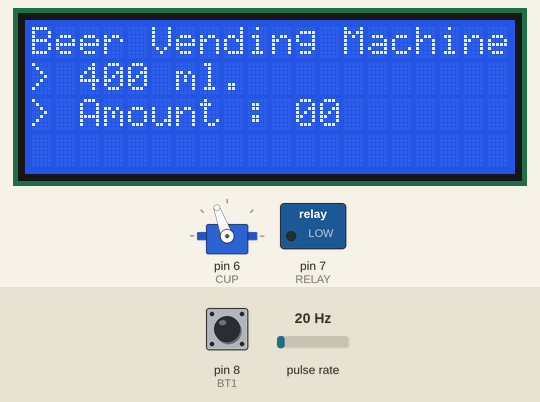
Bench run of a sketch on a simulated Arduino Uno, built with avr-gcc and run on an emulated ATmega328P. Parts: 20×4 character LCD, servo, switched loads named in the sketch (green lamp = pin HIGH). Wiring (inferred from the names in the program): pulse sensor: data pin 2. The test bench sets the inputs (shaded band); at power-on: pin 8 (BT1) HIGH, pulse rate 20 Hz. What the sketch prints to the serial monitor is not drawn.

Above: at 1.3 s.
1.4 s: pin 8 (BT1) pulled LOW for 0.15 s
At 2.71 s:
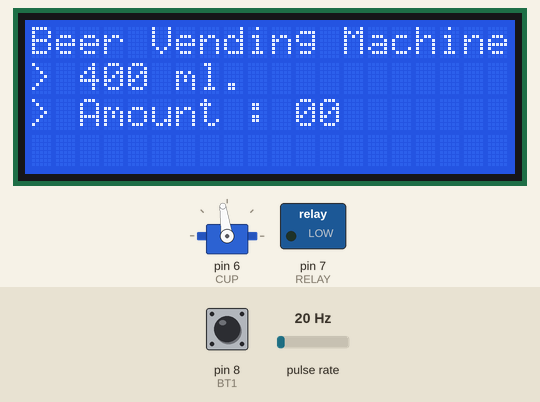
At 6.8 s:
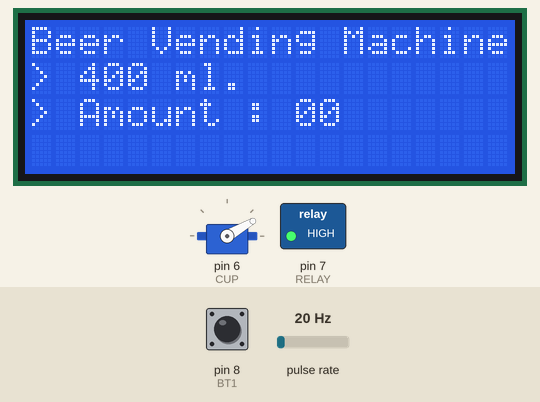
Timing chart, 0 to 8.3 s (numbered marks = the images above; inputs shaded):
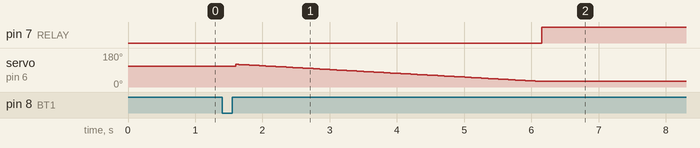

Measured:
- after the input at 1.4 s, pin 7 (RELAY): LOW → HIGH after 4.8 s

The sketch:

ARD-BVM.ino
```cpp
/*
   Beer Vending Machine
   RMUTL Senior Project
   Date   : 27/11/2560
   ---pin Connecting---
    RELAY  :
      GND     GND
      SIG     13

    LCD i2c :
      GND     GND
      VCC     5V
      SDA     04
      SCL     05
    SERVO :
      GND     GND
      VCC     5V
      SIG     14
    Flow sensor :
      GND     12
      VCC     GND
      SDA     5V

    Switch :
      GND     GND
      BT1     15
      BT2     02
      BT3     00
      BT4     16
*/


#include <Wire.h>
#include <LiquidCrystal_I2C.h>
#include <Servo.h>


#define FLOW 2

#define CUP 6

#define RELAY 7

#define BT1 8
#define BT2 9
#define BT3 10
#define BT4 11


LiquidCrystal_I2C lcd(0x27, 20, 4);

Servo cup;


volatile int NbTopsFan;
int Calc;

int pos = 0;
int flowLevel = 0;
boolean state = false;

byte beer1 = 0, beer2 = 0, beer3 = 0, beer4 = 0;

void rpm () {
  NbTopsFan++;
}

void calFlow() {
  NbTopsFan = 0;
  sei();
  delay (1000);
  cli();

  //(Pulse frequency x 60) / 7.5Q, = flow rate in L / hour
  Calc = (NbTopsFan * 60 / 7.5);
  Serial.print(Calc, DEC);
  Serial.println(" L/hour");

}

void setup() {
  Serial.begin(9600);

  lcd.begin();
  lcd.backlight();

  cup.attach(CUP);
  cup.write(110);

  pinMode(RELAY, OUTPUT);

  pinMode(BT1, INPUT_PULLUP);
  pinMode(BT2, INPUT_PULLUP);
  pinMode(BT3, INPUT_PULLUP);
  pinMode(BT4, INPUT_PULLUP);

  pinMode(FLOW, INPUT_PULLUP);
  attachInterrupt(0, rpm, RISING);

  lcd.setCursor(0, 0);
  lcd.print("Beer Vending Machine");
  lcd.setCursor(0, 1);
  lcd.print("                    ");
  lcd.setCursor(0, 2);
  lcd.print("  Connecting WIFI   ");
  //delay(3000);
}

void loop() {
  digitalWrite(RELAY, LOW);
  if (digitalRead(BT1) == 0) {
    delay(100);
    beer1 += 1;
    for (pos = 120; pos >= 30; pos -= 1) {
      cup.write(pos);
      delay(50);
    }
    Serial.println("state true");
    state = true;
  }

  while (state == true) {
    Serial.println("water pump");
    digitalWrite(RELAY, HIGH);
    cup.write(30);
    delay(9000);
    //    for (int i = 0; i <= 9; i++) {
    //      NbTopsFan = 0;
    //      sei();
    //      delay(1000);
    //      cli();
    //      Calc = (NbTopsFan * 60 / 7.5);
    //      Serial.print(Calc, DEC);
    //      Serial.println(" L/hour");
    //    }
    digitalWrite(RELAY, LOW);
    for (pos = 30; pos <= 120; pos += 1) {
      cup.write(pos);
      delay(50);
    }
    state = false;
  }


  // first display
  lcd.setCursor(0, 0);
  lcd.print("Beer Vending Machine");
  lcd.setCursor(0, 1);
  lcd.print("> 400 ml.           ");
  lcd.setCursor(0, 2);
  lcd.print("> Amount : ");
  if (beer1 <= 9)  lcd.print("0");
  lcd.print(beer1);
  lcd.print("      ");
  lcd.setCursor(0, 3);
  lcd.print("                    ");
  delay(200);
}
```
